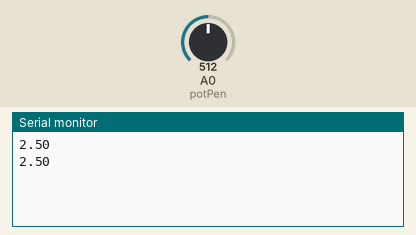
Recording of a sketch running on a simulated Arduino Uno, built with avr-gcc and run on an emulated ATmega328P. On the bench: the last lines printed to the serial monitor. The test bench sets the inputs (shaded band); at power-on: A0 (potPen) = 512.

Above: at 1.8 s.
1.9 s: A0 (potPen) set to 716
At 2.8 s:
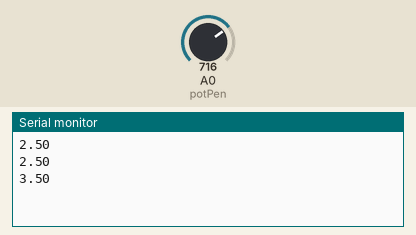
3.4 s: A0 (potPen) set to 900
At 4.8 s:
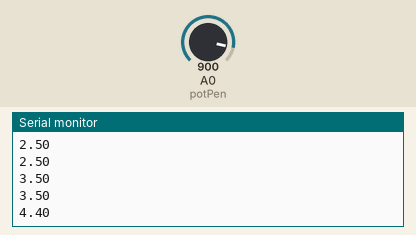
Timing chart, 0 to 6.4 s (numbered marks = the images above; inputs shaded):
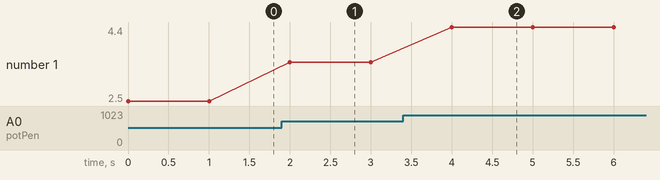

The sketch:

Potentiometer.ino
```cpp
/*Code to vary potential by altering the variable resistance
of the potentiometer*/
int potPen = A0;  //This is where the potentiometer pin will be inserted
int readValue;
float voltage;

void setup() {
  pinMode(potPen,INPUT);
  Serial.begin(9600);
}

void loop() {
  readValue = analogRead(potPen);  //AnalogRead will display the v value on the monitor
  voltage = (5./1023.) * readValue;
  Serial.println(voltage);
  delay(1000);
}
```

Measured:
- after the input at 1.9 s, the serial monitor: prints a new line after 0.10 s (image 1)
- after the input at 3.4 s, the serial monitor: prints a new line after 0.60 s (image 2)
- plotted number 1: 2.5 → 3.5 after the input at 1.9 s, 3.5 → 4.4 after the input at 3.4 s
